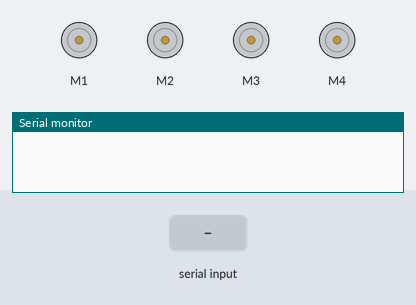
Bench run of a sketch on a simulated Arduino Uno, built with avr-gcc and run on an emulated ATmega328P. On the bench: 4 × DC motor (green arrow = forward, orange = backward, longer = faster), the last lines printed to the serial monitor. Inputs (shaded band) come from the test bench.

Above: at 1.2 s.
1.3 s: "90,45\n" received over Serial
At 2.5 s:
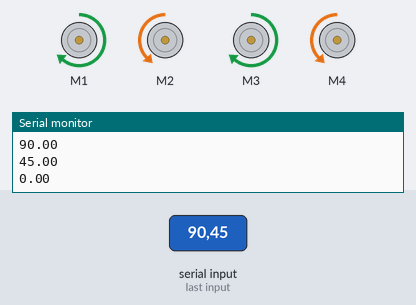
2.8 s: "30,150\n" received over Serial
At 3.9 s:
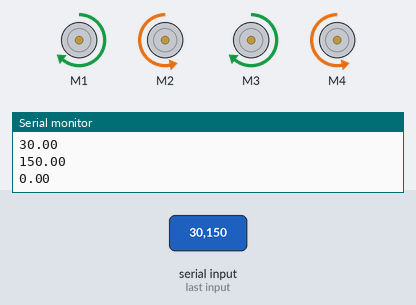
4.3 s: "5\n" received over Serial
At 5.6 s:
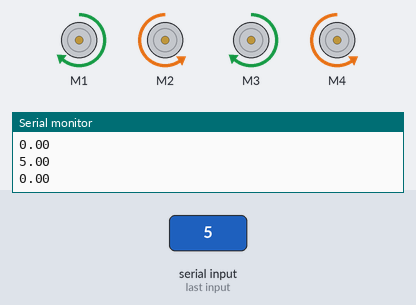
6.8 s: "200\n" received over Serial
At 8.7 s:
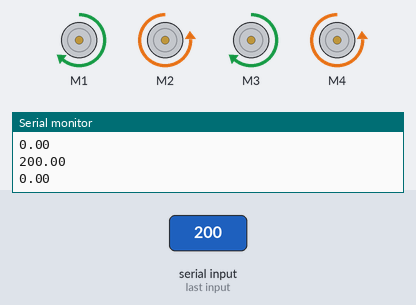
9.3 s: "1,90,45\n" received over Serial
At 10.8 s:
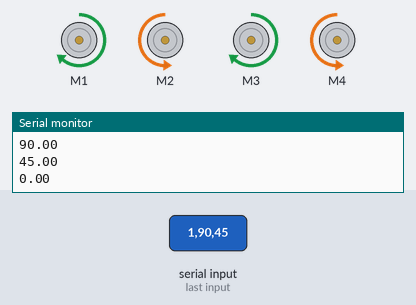
11.8 s: "90\n" received over Serial
At 13.7 s:
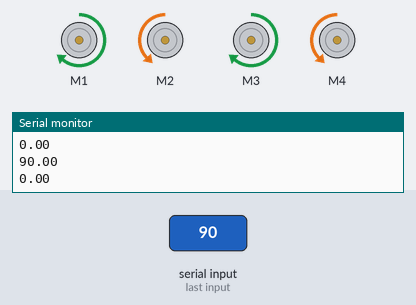
Timing chart, 0 to 15.2 s (numbered marks = the images above; inputs shaded):
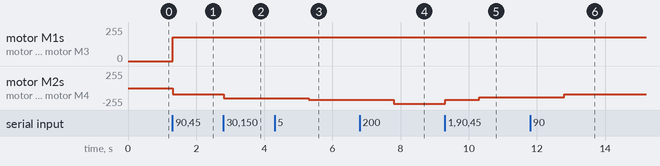

The sketch:

angles_trial_3.ino
```cpp
 #include <AFMotor.h> //Adafruit Motor Shield Library. First you must download and install AFMotor library

  AF_DCMotor motor1 (1, MOTOR12_1KHZ); //create motor #1 using M1 output on Motor Drive Shield, set to 1kHz PWM frequency
  AF_DCMotor motor2 (2, MOTOR12_1KHZ); //create motor #2 using M2 output on Motor Drive Shield, set to 1kHz PWM frequency
  AF_DCMotor motor3 (3, MOTOR12_1KHZ); //create motor #1 using M1 output on Motor Drive Shield, set to 1kHz PWM frequency
  AF_DCMotor motor4 (4, MOTOR12_1KHZ); //create motor #2 using M2 output on Motor Drive Shield, set to 1kHz PWM frequency

float x;
float g;
float sp=180;

 void setup() {
  // put your setup code here, to run once:
Serial.begin(9600); //start serial IN CASE WE NEED TO PRINT DEBUGGING INFO
}


void loop() {
  // put your main code here, to run repeatedly:


//currentMillis=millis();  //get the current time (actually the number of milliseconds since the program started)
if (Serial.available()>0)
{   x=Serial.parseFloat();  //enter the degree
    Serial.println(x);

     if (Serial.available()>0)
     {    g= Serial.parseInt();
          Serial.println(g);

          if(g=='1')                 //turn right with x degrees
         {      right_angle();   }


          if (g='2')              //turn left with x degrees
         {      left_angle();    }

     }
}

}


  void right_angle()
  {
  motor1.run(BACKWARD);
  motor1.setSpeed(sp-x);
  motor2.run(FORWARD);
  motor2.setSpeed(sp);
  motor3.run(BACKWARD);
  motor3.setSpeed(sp-x);
  motor4.run(FORWARD);
  motor4.setSpeed(sp);
  }
  void left_angle()
  {
  motor1.run(FORWARD);
  motor1.setSpeed(sp);
  motor2.run(BACKWARD);
  motor2.setSpeed(sp-x);
  motor3.run(FORWARD);
  motor3.setSpeed(sp);
  motor4.run(BACKWARD);
  motor4.setSpeed(sp-x);
  }
```

Measured:
- after the input at 1.3 s, motor M1, motor M3: stopped → forward 180/255 at once; motor M2, motor M4: stopped → backward 90/255 at once
- after the input at 2.8 s, motor M2, motor M4: backward 90/255 → backward 150/255 at once
- after the input at 4.3 s, motor M2, motor M4: backward 150/255 → backward 175/255 after 1.0 s
- after the input at 6.8 s, motor M2, motor M4: backward 175/255 → backward 236/255 after 1.0 s
- after the input at 9.3 s, motor M2, motor M4: backward 236/255 → backward 179/255 at once, → backward 135/255 1.0 s later
- after the input at 11.8 s, motor M2, motor M4: backward 135/255 → backward 90/255 after 1.0 s
